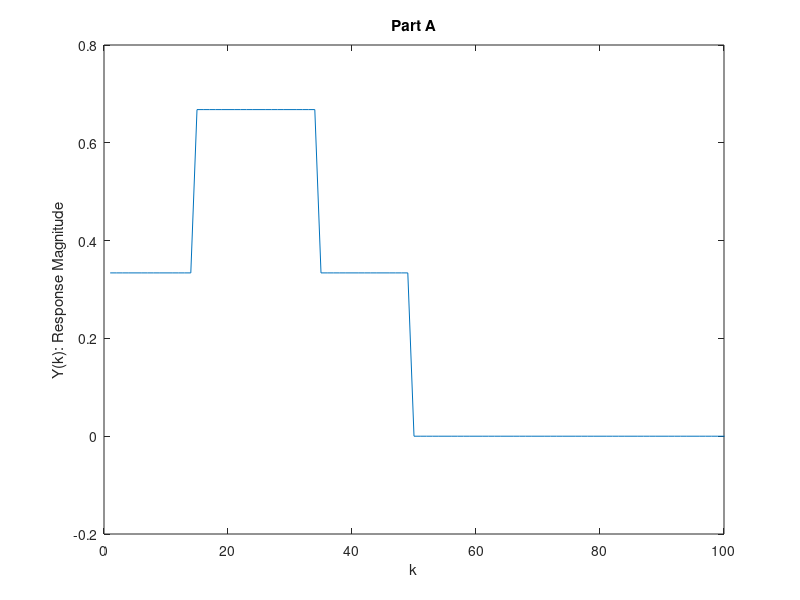
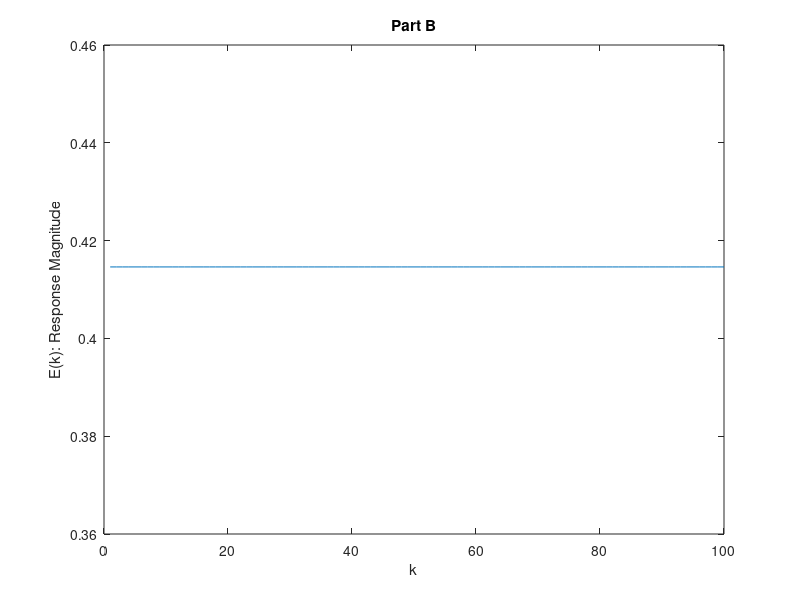
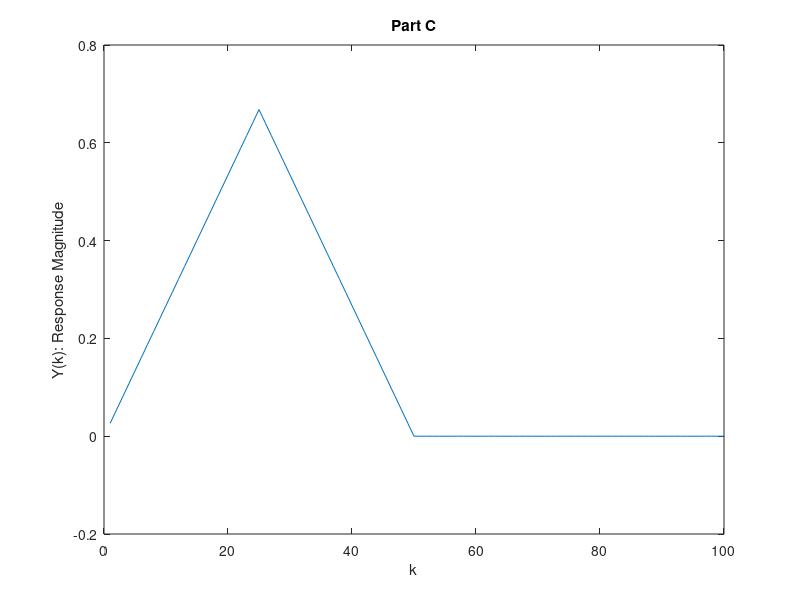

Recreate these plots in MATLAB, in order.
% System Simulation Problem 2
% Written by Josh Humphrey

%% Part A
% Assume a ZOH function that lasts for one half second
zoh = zeros(1,1000);
for count = 1:100
    if count < 50
        if count < 15
            zoh(1,count) = 0.5;
        end
        if count >= 15 && count < 35
            zoh(1,count) = 1;
        end
        if count >= 35 && count < 50
            zoh(1, count) = 0.5;
        end
    else
        zoh(1,count) = 0;
    end
    
end
    
ykm4 = 0;
ykm3 = 0;
ykm2 = 0;
ykm1 = 0;
ekm3 = 0;
ekm2 = 0;
ekm1 = 0;
ek = zoh;

for i = 1:100
    yk = (77.376*ekm2+189.904*ekm1+16.16*ek(i)-ykm4-14*ykm3-99.862*ykm1)*(1/285.32);
    ykm4 = ykm3;
    ykm3 = ykm2;
    ykm2 = ykm1;
    ykm1 = yk;
    ekm3 = ekm2;
    ekm2 = ekm1;
    ekm1 = ek;
end

    figure(1)
    plot(yk)
    title('Part A')
    xlim([0,100])
    xlabel('k')
    ylabel('Y(k): Response Magnitude')
    
%% Part B
stepVector = ones(1,100);
ykm4 = 0;
ykm3 = 0;
ykm2 = 0;
ykm1 = 0;
ekm3 = 0;
ekm2 = 0;
ekm1 = 0;
ek = stepVector;

for i = 1:100
    yk = (77.376*ekm2+189.904*ekm1+16.16*ek(i)-ykm4-14*ykm3-99.862*ykm1)*(1/285.32);
    ykm4 = ykm3;
    ykm3 = ykm2;
    ykm2 = ykm1;
    ykm1 = yk;
    ekm3 = ekm2;
    ekm2 = ekm1;
    ekm1 = ek;
    ek = stepVector-ykm1;
end

    figure(2)
    plot(yk)
    title('Part B')
    xlim([0,100])
    xlabel('k');
    ylabel('E(k): Response Magnitude')

%% Part C
toh = zeros(1,1000);
i = 1;
for count = 1:100
    if count < 50
        if count < 25
            toh(1, count) = count/25;
        end
        if count > 25

            toh(1, count) = toh(25-i);
            i = 1 + i;
        end
        if count == 25
            toh(1, count) = 1;
        end
    else
        toh(1,count) = 0;
    end
    
end
    
ykm4 = 0;
ykm3 = 0;
ykm2 = 0;
ykm1 = 0;
ekm3 = 0;
ekm2 = 0;
ekm1 = 0;
ek = toh;

for i = 1:100
    yk = (77.376*ekm2+189.904*ekm1+16.16*ek(i)-ykm4-14*ykm3-99.862*ykm1)*(1/285.32);
    ykm4 = ykm3;
    ykm3 = ykm2;
    ykm2 = ykm1;
    ykm1 = yk;
    ekm3 = ekm2;
    ekm2 = ekm1;
    ekm1 = ek;
end

    figure(3)
    plot(yk)
    title('Part C')
    xlim([0,100])
    xlabel('k');
    ylabel('Y(k): Response Magnitude')
    
%% Part D
% No clue